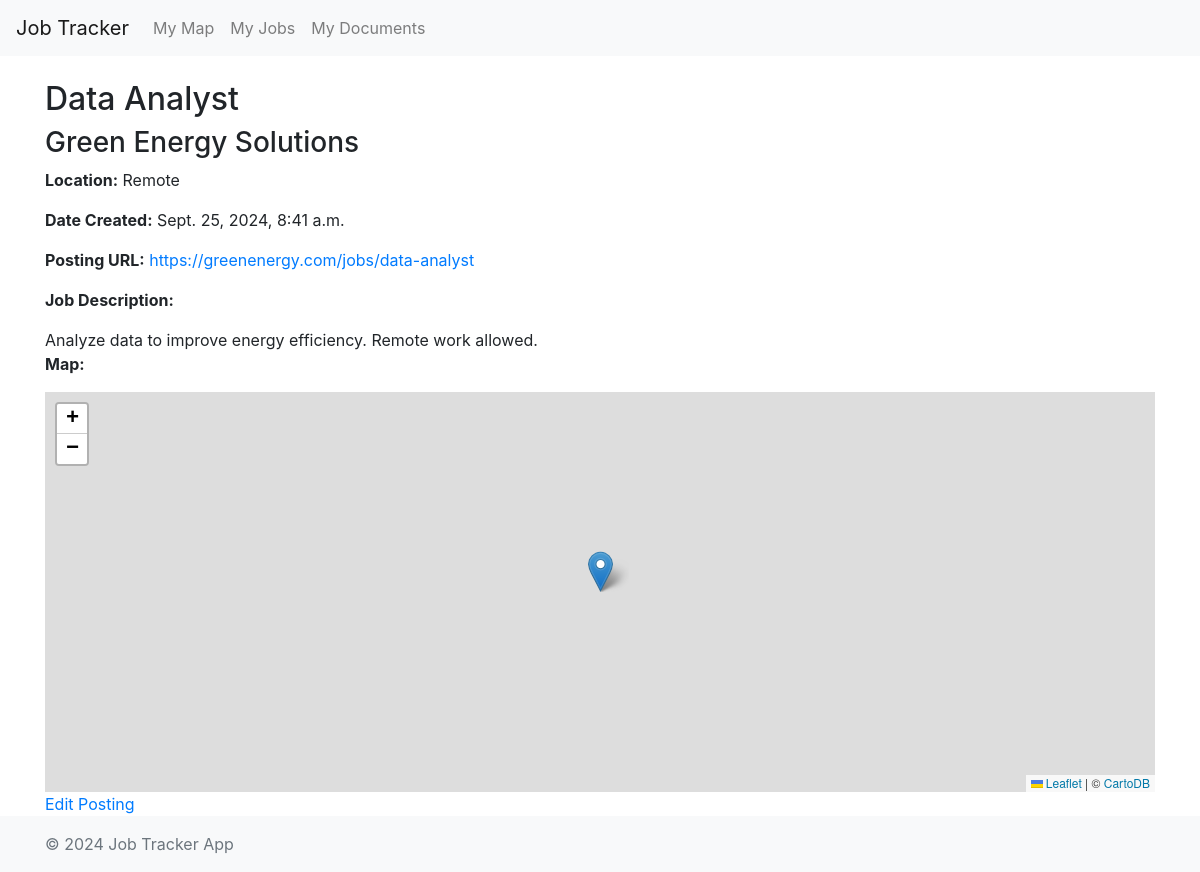
The app's page /jobs/2/ with its own data.
### tracker/models.py (models this page shows, shortened)
class JobPosting(models.Model):
    company_name = models.CharField(max_length=255, blank="Untitled Company")
    job_title = models.CharField(max_length=255, blank="Untitled Job")  # New field
    posting_url = models.URLField(max_length=500, blank="None")  # New field for job posting URL
    location = models.CharField(max_length=255, blank="Unspecified")  # Changed from address to location
    is_remote = models.BooleanField(default=False)  # New field for remote work
    description = models.TextField(blank="No description provided")
    latitude = models.FloatField(null=True, blank=True)
    longitude = models.FloatField(null=True, blank=True)
    date_created = models.DateTimeField(default=timezone.now)  # Auto-generated field

### tracker/views.py (the view)
# urls.py: path('jobs/<int:pk>/', views.view_posting, name='view_posting'),
def view_posting(request, pk):
    posting = JobPosting.objects.get(pk=pk)
    return render(request, 'tracker/view_posting.html', {'posting': posting})

### tracker/templates/tracker/view_posting.html (shortened to what this page needs)
{% extends 'tracker/base.html' %}
{% block content %}
<!DOCTYPE html>
<html lang="en">
<head>
    <link rel="stylesheet" href="https://unpkg.com/leaflet/dist/leaflet.css" />
    <link rel="stylesheet" href="https://unpkg.com/leaflet.markercluster/dist/MarkerCluster.css" />
    <link rel="stylesheet" href="https://unpkg.com/leaflet.markercluster/dist/MarkerCluster.Default.css" />
</head>
<body>
    <h2>{{ posting.job_title }}</h2>
    <h3>{{ posting.company_name }}</h3>
    <p><strong>Location:</strong> {{ posting.location }}</p>
    <p><strong>Date Created:</strong> {{ posting.date_created }}</p>
    <p><strong>Posting URL:</strong> <a href="{{ posting.posting_url }}" target="_blank">{{ posting.posting_url }}</a></p>
    <p><strong>Job Description:</strong></p>
    <div>{{ posting.description }}</div>
    <p><strong>Map:</strong></p>
    <div id="map"></div>
    <a href="{% url 'edit_posting' posting.pk %}" class="button">Edit Posting</a>
</body>
</html>
{% endblock %}

### tracker/static/tracker/css/styles.css (style rules this page uses)
html, body { height: 100%; margin: 0; }

### tracker/templates/tracker/view_posting.html (style rules this page uses)
#map { height: 400px; width: 100%; }

### records on screen
JobPosting: job_title "Data Analyst", company_name "Green Energy Solutions", location "Remote", date_created "Sept. 25, 2024, 8:41 a.m.", posting_url "https://greenenergy.com/jobs/data-analyst", description "Analyze data to improve energy efficiency. Remote work allowed."
